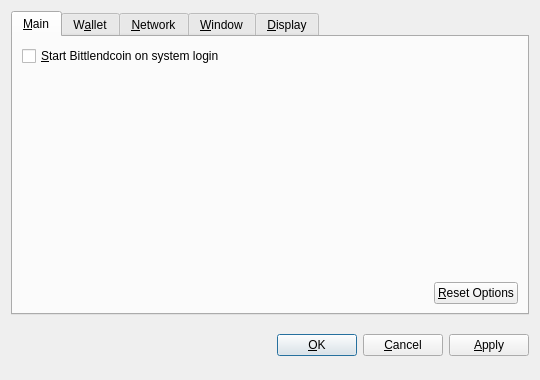
<?xml version="1.0" encoding="UTF-8"?>
<ui version="4.0">
 <class>OptionsDialog</class>
 <widget class="QDialog" name="OptionsDialog">
  <property name="geometry">
   <rect>
    <x>0</x>
    <y>0</y>
    <width>540</width>
    <height>380</height>
   </rect>
  </property>
  <property name="windowTitle">
   <string>Options</string>
  </property>
  <property name="modal">
   <bool>true</bool>
  </property>
  <layout class="QVBoxLayout" name="verticalLayout">
   <item>
    <widget class="QTabWidget" name="tabWidget">
     <property name="tabPosition">
      <enum>QTabWidget::North</enum>
     </property>
     <property name="currentIndex">
      <number>0</number>
     </property>
     <widget class="QWidget" name="tabMain">
      <attribute name="title">
       <string>&amp;Main</string>
      </attribute>
      <layout class="QVBoxLayout" name="verticalLayout_Main">
       <item>
        <widget class="QCheckBox" name="bitcoinAtStartup">
         <property name="toolTip">
          <string>Automatically start Bittlendcoin after logging in to the system.</string>
         </property>
         <property name="text">
          <string>&amp;Start Bittlendcoin on system login</string>
         </property>
        </widget>
       </item>
       <item>
        <spacer name="verticalSpacer_Main">
         <property name="orientation">
          <enum>Qt::Vertical</enum>
         </property>
         <property name="sizeHint" stdset="0">
          <size>
           <width>20</width>
           <height>40</height>
          </size>
         </property>
        </spacer>
       </item>
       <item>
        <layout class="QHBoxLayout" name="horizontalLayout_2_Main">
         <item>
          <spacer name="horizontalSpacer_2_Main">
           <property name="orientation">
            <enum>Qt::Horizontal</enum>
           </property>
           <property name="sizeHint" stdset="0">
            <size>
             <width>40</width>
             <height>20</height>
            </size>
           </property>
          </spacer>
         </item>
         <item>
          <widget class="QPushButton" name="resetButton">
           <property name="toolTip">
            <string>Reset all client options to default.</string>
           </property>
           <property name="text">
            <string>&amp;Reset Options</string>
           </property>
           <property name="autoDefault">
            <bool>false</bool>
           </property>
          </widget>
         </item>
        </layout>
       </item>
      </layout>
     </widget>
     <widget class="QWidget" name="tabWallet">
      <attribute name="title">
       <string>W&amp;allet</string>
      </attribute>
      <layout class="QVBoxLayout" name="verticalLayout_Network">
       <item>
        <widget class="QLabel" name="transactionFeeInfoLabel">
         <property name="text">
          <string>Optional transaction fee per kB that helps make sure your transactions are processed quickly. Most transactions are 1 kB.</string>
         </property>
         <property name="textFormat">
          <enum>Qt::PlainText</enum>
         </property>
         <property name="wordWrap">
          <bool>true</bool>
         </property>
        </widget>
       </item>
       <item>
        <layout class="QHBoxLayout" name="horizontalLayout_1_Main">
         <item>
          <widget class="QLabel" name="transactionFeeLabel">
           <property name="text">
            <string>Pay transaction &amp;fee</string>
           </property>
           <property name="textFormat">
            <enum>Qt::PlainText</enum>
           </property>
           <property name="buddy">
            <cstring>transactionFee</cstring>
           </property>
          </widget>
         </item>
         <item>
          <widget class="BitcoinAmountField" name="transactionFee"/>
         </item>
         <item>
          <spacer name="horizontalSpacer_1_Main">
           <property name="orientation">
            <enum>Qt::Horizontal</enum>
           </property>
           <property name="sizeHint" stdset="0">
            <size>
             <width>40</width>
             <height>20</height>
            </size>
           </property>
          </spacer>
         </item>
        </layout>
       </item>
       <item>
        <widget class="QLabel" name="label">
         <property name="text">
          <string>If you disable the spending of unconfirmed change, the change from a transaction cannot be used until that transaction has at least one confirmation. This also affects how your balance is computed.</string>
         </property>
         <property name="wordWrap">
          <bool>true</bool>
         </property>
        </widget>
       </item>
       <item>
        <widget class="QCheckBox" name="spendZeroConfChange">
         <property name="text">
          <string>Spend unconfirmed change  (experts only)</string>
         </property>
        </widget>
       </item>
       <item>
        <spacer name="verticalSpacer">
         <property name="orientation">
          <enum>Qt::Vertical</enum>
         </property>
         <property name="sizeHint" stdset="0">
          <size>
           <width>20</width>
           <height>40</height>
          </size>
         </property>
        </spacer>
       </item>
      </layout>
     </widget>
     <widget class="QWidget" name="tabNetwork">
      <attribute name="title">
       <string>&amp;Network</string>
      </attribute>
      <layout class="QVBoxLayout" name="verticalLayout_Network">
       <item>
        <widget class="QCheckBox" name="mapPortUpnp">
         <property name="toolTip">
          <string>Automatically open the Bittlendcoin client port on the router. This only works when your router supports UPnP and it is enabled.</string>
         </property>
         <property name="text">
          <string>Map port using &amp;UPnP</string>
         </property>
        </widget>
       </item>
       <item>
        <widget class="QCheckBox" name="connectSocks">
         <property name="toolTip">
          <string>Connect to the Bittlendcoin network through a SOCKS proxy (e.g. when connecting through Tor).</string>
         </property>
         <property name="text">
          <string>&amp;Connect through SOCKS proxy:</string>
         </property>
        </widget>
       </item>
       <item>
        <layout class="QHBoxLayout" name="horizontalLayout_Network">
         <item>
          <widget class="QLabel" name="proxyIpLabel">
           <property name="text">
            <string>Proxy &amp;IP:</string>
           </property>
           <property name="textFormat">
            <enum>Qt::PlainText</enum>
           </property>
           <property name="buddy">
            <cstring>proxyIp</cstring>
           </property>
          </widget>
         </item>
         <item>
          <widget class="QValidatedLineEdit" name="proxyIp">
           <property name="maximumSize">
            <size>
             <width>140</width>
             <height>16777215</height>
            </size>
           </property>
           <property name="toolTip">
            <string>IP address of the proxy (e.g. 127.0.0.1)</string>
           </property>
          </widget>
         </item>
         <item>
          <widget class="QLabel" name="proxyPortLabel">
           <property name="text">
            <string>&amp;Port:</string>
           </property>
           <property name="textFormat">
            <enum>Qt::PlainText</enum>
           </property>
           <property name="buddy">
            <cstring>proxyPort</cstring>
           </property>
          </widget>
         </item>
         <item>
          <widget class="QLineEdit" name="proxyPort">
           <property name="maximumSize">
            <size>
             <width>55</width>
             <height>16777215</height>
            </size>
           </property>
           <property name="toolTip">
            <string>Port of the proxy (e.g. 9050)</string>
           </property>
          </widget>
         </item>
         <item>
          <widget class="QLabel" name="socksVersionLabel">
           <property name="text">
            <string>SOCKS &amp;Version:</string>
           </property>
           <property name="textFormat">
            <enum>Qt::PlainText</enum>
           </property>
           <property name="buddy">
            <cstring>socksVersion</cstring>
           </property>
          </widget>
         </item>
         <item>
          <widget class="QValueComboBox" name="socksVersion">
           <property name="toolTip">
            <string>SOCKS version of the proxy (e.g. 5)</string>
           </property>
          </widget>
         </item>
         <item>
          <spacer name="horizontalSpacer_Network">
           <property name="orientation">
            <enum>Qt::Horizontal</enum>
           </property>
           <property name="sizeHint" stdset="0">
            <size>
             <width>40</width>
             <height>20</height>
            </size>
           </property>
          </spacer>
         </item>
        </layout>
       </item>
       <item>
        <spacer name="verticalSpacer_Network">
         <property name="orientation">
          <enum>Qt::Vertical</enum>
         </property>
         <property name="sizeHint" stdset="0">
          <size>
           <width>20</width>
           <height>40</height>
          </size>
         </property>
        </spacer>
       </item>
      </layout>
     </widget>
     <widget class="QWidget" name="tabWindow">
      <attribute name="title">
       <string>&amp;Window</string>
      </attribute>
      <layout class="QVBoxLayout" name="verticalLayout_Window">
       <item>
        <widget class="QCheckBox" name="minimizeToTray">
         <property name="toolTip">
          <string>Show only a tray icon after minimizing the window.</string>
         </property>
         <property name="text">
          <string>&amp;Minimize to the tray instead of the taskbar</string>
         </property>
        </widget>
       </item>
       <item>
        <widget class="QCheckBox" name="minimizeOnClose">
         <property name="toolTip">
          <string>Minimize instead of exit the application when the window is closed. When this option is enabled, the application will be closed only after selecting Quit in the menu.</string>
         </property>
         <property name="text">
          <string>M&amp;inimize on close</string>
         </property>
        </widget>
       </item>
       <item>
        <spacer name="verticalSpacer_Window">
         <property name="orientation">
          <enum>Qt::Vertical</enum>
         </property>
         <property name="sizeHint" stdset="0">
          <size>
           <width>20</width>
           <height>40</height>
          </size>
         </property>
        </spacer>
       </item>
      </layout>
     </widget>
     <widget class="QWidget" name="tabDisplay">
      <attribute name="title">
       <string>&amp;Display</string>
      </attribute>
      <layout class="QVBoxLayout" name="verticalLayout_Display">
       <item>
        <layout class="QHBoxLayout" name="horizontalLayout_1_Display">
         <item>
          <widget class="QLabel" name="langLabel">
           <property name="text">
            <string>User Interface &amp;language:</string>
           </property>
           <property name="textFormat">
            <enum>Qt::PlainText</enum>
           </property>
           <property name="buddy">
            <cstring>lang</cstring>
           </property>
          </widget>
         </item>
         <item>
          <widget class="QValueComboBox" name="lang">
           <property name="toolTip">
            <string>The user interface language can be set here. This setting will take effect after restarting Bittlendcoin.</string>
           </property>
          </widget>
         </item>
        </layout>
       </item>
       <item>
        <layout class="QHBoxLayout" name="horizontalLayout_2_Display">
         <item>
          <widget class="QLabel" name="unitLabel">
           <property name="text">
            <string>&amp;Unit to show amounts in:</string>
           </property>
           <property name="textFormat">
            <enum>Qt::PlainText</enum>
           </property>
           <property name="buddy">
            <cstring>unit</cstring>
           </property>
          </widget>
         </item>
         <item>
          <widget class="QValueComboBox" name="unit">
           <property name="toolTip">
            <string>Choose the default subdivision unit to show in the interface and when sending coins.</string>
           </property>
          </widget>
         </item>
        </layout>
       </item>
       <item>
        <widget class="QCheckBox" name="displayAddresses">
         <property name="toolTip">
          <string>Whether to show Bittlendcoin addresses in the transaction list or not.</string>
         </property>
         <property name="text">
          <string>&amp;Display addresses in transaction list</string>
         </property>
        </widget>
       </item>
       <item>
        <widget class="QCheckBox" name="coinControlFeatures">
         <property name="toolTip">
          <string>Whether to show coin control features or not.</string>
         </property>
         <property name="text">
          <string>Display coin &amp;control features (experts only!)</string>
         </property>
        </widget>
       </item>
       <item>
        <spacer name="verticalSpacer_Display">
         <property name="orientation">
          <enum>Qt::Vertical</enum>
         </property>
         <property name="sizeHint" stdset="0">
          <size>
           <width>20</width>
           <height>40</height>
          </size>
         </property>
        </spacer>
       </item>
      </layout>
     </widget>
    </widget>
   </item>
   <item>
    <layout class="QHBoxLayout" name="horizontalLayout_Buttons">
     <item>
      <spacer name="horizontalSpacer_1">
       <property name="orientation">
        <enum>Qt::Horizontal</enum>
       </property>
       <property name="sizeHint" stdset="0">
        <size>
         <width>40</width>
         <height>48</height>
        </size>
       </property>
      </spacer>
     </item>
     <item>
      <widget class="QLabel" name="statusLabel">
       <property name="font">
        <font>
         <weight>75</weight>
         <bold>true</bold>
        </font>
       </property>
       <property name="text">
        <string/>
       </property>
       <property name="textFormat">
        <enum>Qt::PlainText</enum>
       </property>
       <property name="wordWrap">
        <bool>true</bool>
       </property>
      </widget>
     </item>
     <item>
      <spacer name="horizontalSpacer_2">
       <property name="orientation">
        <enum>Qt::Horizontal</enum>
       </property>
       <property name="sizeHint" stdset="0">
        <size>
         <width>40</width>
         <height>48</height>
        </size>
       </property>
      </spacer>
     </item>
     <item>
      <widget class="QPushButton" name="okButton">
       <property name="text">
        <string>&amp;OK</string>
       </property>
      </widget>
     </item>
     <item>
      <widget class="QPushButton" name="cancelButton">
       <property name="text">
        <string>&amp;Cancel</string>
       </property>
       <property name="autoDefault">
        <bool>false</bool>
       </property>
      </widget>
     </item>
     <item>
      <widget class="QPushButton" name="applyButton">
       <property name="text">
        <string>&amp;Apply</string>
       </property>
       <property name="autoDefault">
        <bool>false</bool>
       </property>
      </widget>
     </item>
    </layout>
   </item>
  </layout>
 </widget>
 <customwidgets>
  <customwidget>
   <class>BitcoinAmountField</class>
   <extends>QSpinBox</extends>
   <header>bitcoinamountfield.h</header>
  </customwidget>
  <customwidget>
   <class>QValueComboBox</class>
   <extends>QComboBox</extends>
   <header>qvaluecombobox.h</header>
  </customwidget>
  <customwidget>
   <class>QValidatedLineEdit</class>
   <extends>QLineEdit</extends>
   <header>qvalidatedlineedit.h</header>
  </customwidget>
 </customwidgets>
 <resources/>
 <connections/>
</ui>
